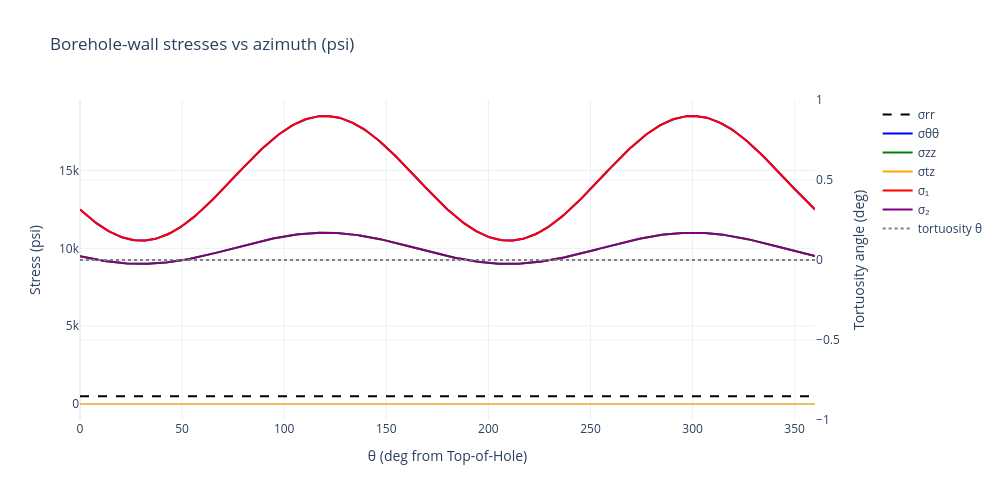

The code cell stored with this chart in its notebook:
### Markdown cell above
## Cartesian QC — stress vs azimuth (psi)

### Code cell
# Cartesian QC — all components vs azimuth (psi), plus tortuosity angle
fig = make_subplots(specs=[[{"secondary_y": True}]])
for name, series, color, dash in [
    ("σrr", wall.sigma_rr, "black", "dash"),
    ("σθθ", wall.sigma_tt, "blue", None),
    ("σzz", wall.sigma_zz, "green", None),
    ("σtz", wall.sigma_tz, "orange", None),
    ("σ₁", principals.sigma_1, "red", None),
    ("σ₂", principals.sigma_2, "purple", None),
]:
    fig.add_trace(go.Scatter(x=theta, y=series, mode="lines", name=name,
                             line=dict(color=color, dash=dash)),
                  secondary_y=False)

fig.add_trace(go.Scatter(x=theta, y=principals.theta_tortuosity, mode="lines",
                         name="tortuosity θ", line=dict(color="gray", dash="dot")),
              secondary_y=True)

fig.add_hline(y=0, line=dict(color="lightgray", width=1))
fig.update_xaxes(title="θ (deg from Top-of-Hole)", range=[0, 360])
fig.update_yaxes(title_text="Stress (psi)", secondary_y=False)
fig.update_yaxes(title_text="Tortuosity angle (deg)", secondary_y=True)
fig.update_layout(title="Borehole-wall stresses vs azimuth (psi)",
                  template="plotly_white", height=500, width=1000)
fig.show()

### Figure 1 — Plotly figure (JSON) as saved in the notebook; plotly's stock layout.template omitted (floating-point values rounded to 4 significant figures; data arrays with more than 128 entries replaced by an {"elided": "..."} marker saying what was removed)
{"data": [{"line": {"color": "black", "dash": "dash"}, "mode": "lines", "name": "σrr", "type": "scatter", "x": {"elided": "361 float values"}, "xaxis": "x", "y": {"elided": "361 float values"}, "yaxis": "y"}, {"line": {"color": "blue"}, "mode": "lines", "name": "σθθ", "type": "scatter", "x": {"elided": "361 float values"}, "xaxis": "x", "y": {"elided": "361 float values"}, "yaxis": "y"}, {"line": {"color": "green"}, "mode": "lines", "name": "σzz", "type": "scatter", "x": {"elided": "361 float values"}, "xaxis": "x", "y": {"elided": "361 float values"}, "yaxis": "y"}, {"line": {"color": "orange"}, "mode": "lines", "name": "σtz", "type": "scatter", "x": {"elided": "361 float values"}, "xaxis": "x", "y": {"elided": "361 float values"}, "yaxis": "y"}, {"line": {"color": "red"}, "mode": "lines", "name": "σ₁", "type": "scatter", "x": {"elided": "361 float values"}, "xaxis": "x", "y": {"elided": "361 float values"}, "yaxis": "y"}, {"line": {"color": "purple"}, "mode": "lines", "name": "σ₂", "type": "scatter", "x": {"elided": "361 float values"}, "xaxis": "x", "y": {"elided": "361 float values"}, "yaxis": "y"}, {"line": {"color": "gray", "dash": "dot"}, "mode": "lines", "name": "tortuosity θ", "type": "scatter", "x": {"elided": "361 float values"}, "xaxis": "x", "y": {"elided": "361 float values"}, "yaxis": "y2"}], "layout": {"height": 500, "shapes": [{"line": {"color": "lightgray", "width": 1}, "type": "line", "x0": 0, "x1": 1, "xref": "x domain", "y0": 0, "y1": 0, "yref": "y"}], "title": {"text": "Borehole-wall stresses vs azimuth (psi)"}, "width": 1000, "xaxis": {"anchor": "y", "domain": [0.0, 0.94], "range": [0, 360], "title": {"text": "θ (deg from Top-of-Hole)"}}, "yaxis": {"anchor": "x", "domain": [0.0, 1.0], "title": {"text": "Stress (psi)"}}, "yaxis2": {"anchor": "x", "overlaying": "y", "side": "right", "title": {"text": "Tortuosity angle (deg)"}}}}
